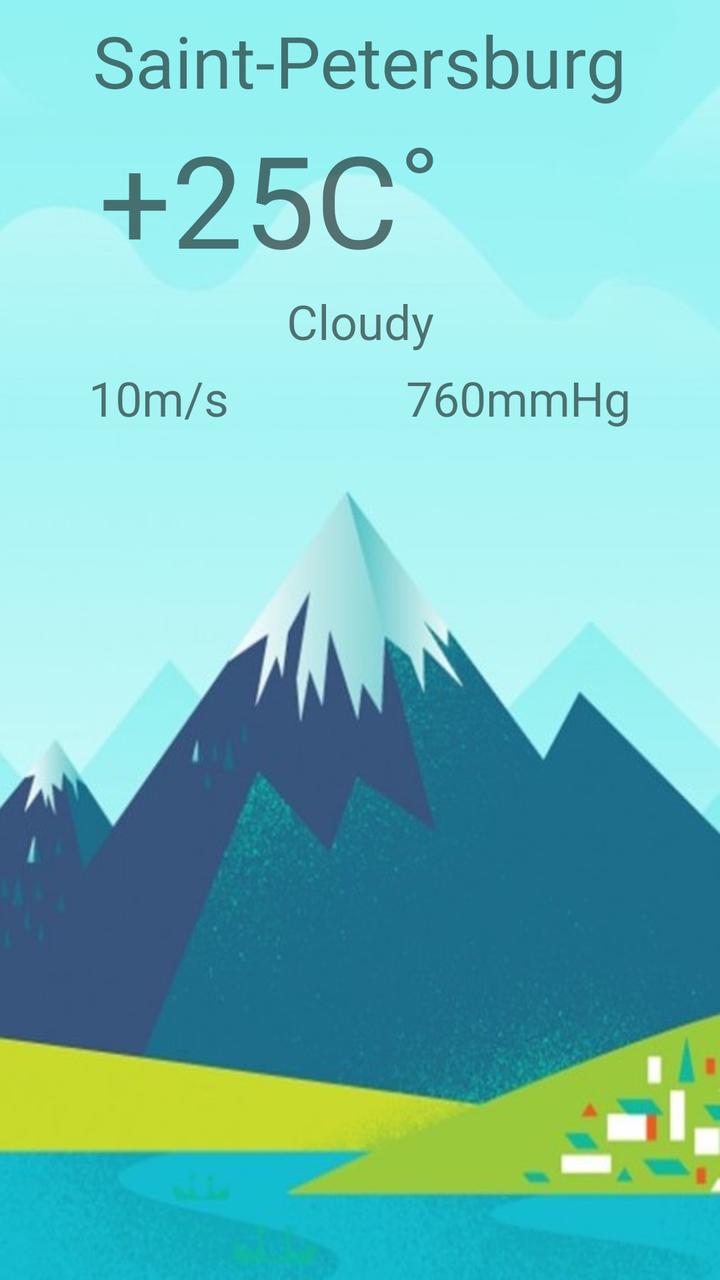
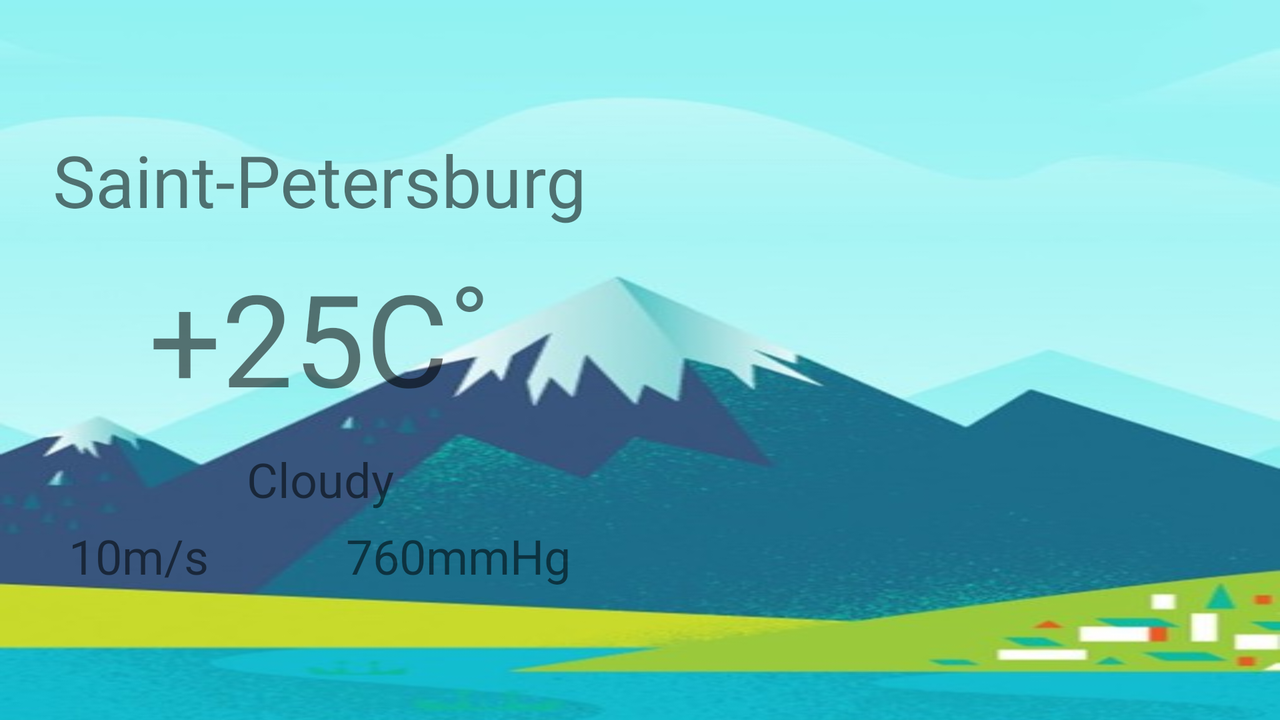

Compare how this app lays out the same screen by default and in its alternative resource folder. The renders come first, then the two layout files and the values they reference.
<!-- AndroidManifest.xml: application theme AppTheme -->
<!-- res/layout/main_display_fragment.xml -->
<?xml version="1.0" encoding="utf-8"?>
<LinearLayout xmlns:android="http://schemas.android.com/apk/res/android"
    xmlns:app="http://schemas.android.com/apk/res-auto"
    android:id="@+id/swipeRefresh"
    android:layout_width="match_parent"
    android:layout_height="match_parent"
    android:orientation="vertical">

    <TextView
        android:id="@+id/mainCity"
        android:layout_width="wrap_content"
        android:layout_height="wrap_content"
        android:layout_gravity="center"
        android:paddingTop="6dp"
        android:text="@string/main_city"
        android:textSize="@dimen/main_city"
        app:layout_constraintBottom_toBottomOf="parent"
        app:layout_constraintLeft_toLeftOf="parent"
        app:layout_constraintRight_toRightOf="parent"
        app:layout_constraintTop_toTopOf="parent" />

    <LinearLayout
        android:layout_width="match_parent"
        android:layout_height="wrap_content"
        android:gravity="center"
        android:orientation="horizontal">

        <TextView
            android:id="@+id/mainTemperature"
            android:layout_width="wrap_content"
            android:layout_height="wrap_content"
            android:text="@string/main_temperature"
            android:textSize="@dimen/main_temperature" />

        <TextView
            android:id="@+id/mainTemperatureName"
            android:layout_width="wrap_content"
            android:layout_height="wrap_content"
            android:text="@string/celsius"
            android:textSize="@dimen/main_temperature" />

        <ImageView
            android:id="@+id/weatherIcon"
            android:layout_width="90dp"
            android:layout_height="90dp"
            android:contentDescription="@string/weatherDescription" />

    </LinearLayout>

    <TextView
        android:id="@+id/weatherDescription"
        android:layout_width="match_parent"
        android:layout_height="wrap_content"
        android:gravity="center"
        android:paddingBottom="6dp"
        android:text="@string/weatherDescription"
        android:textSize="@dimen/item_text_size" />

    <LinearLayout
        android:layout_width="match_parent"
        android:layout_height="wrap_content"
        android:orientation="horizontal"
        android:paddingBottom="10dp">

        <TextView
            android:id="@+id/mainWindPower"
            android:layout_width="wrap_content"
            android:layout_height="wrap_content"
            android:layout_weight="1"
            android:gravity="end"
            android:text="@string/main_wind_power"
            android:textSize="24sp" />

        <TextView
            android:id="@+id/mainWindPowerName"
            android:layout_width="wrap_content"
            android:layout_height="wrap_content"
            android:layout_weight="1"
            android:gravity="start"
            android:text="@string/main_wind_power_name"
            android:textSize="24sp" />

        <TextView
            android:id="@+id/mainPressure"
            android:layout_width="wrap_content"
            android:layout_height="wrap_content"
            android:layout_weight="1"
            android:gravity="end"
            android:text="@string/main_pressure"
            android:textSize="24sp" />

        <TextView
            android:id="@+id/mainPressureName"
            android:layout_width="wrap_content"
            android:layout_height="wrap_content"
            android:layout_weight="1"
            android:gravity="start"
            android:text="@string/main_pressure_name"
            android:textSize="24sp" />

    </LinearLayout>

    <androidx.recyclerview.widget.RecyclerView
        android:id="@+id/weekWeather"
        android:layout_width="match_parent"
        android:layout_height="0dp"
        android:layout_weight="1" />

</LinearLayout>
<!-- resources referenced by this layout -->
<resources>
  <dimen name="item_text_size">24sp</dimen>
  <dimen name="main_city">36sp</dimen>
  <dimen name="main_temperature">64sp</dimen>
  <string name="celsius">C˚</string>
  <string name="main_city">Saint-Petersburg</string>
  <string name="main_pressure">760</string>
  <string name="main_pressure_name">mmHg</string>
  <string name="main_temperature">+25</string>
  <string name="main_wind_power">10</string>
  <string name="main_wind_power_name">m/s</string>
  <string name="weatherDescription">Cloudy</string>
  <style name="AppTheme" parent="Theme.MaterialComponents.Light.DarkActionBar">
          
          <item name="colorPrimary">@color/colorPrimary</item>
          <item name="colorPrimaryDark">@color/colorPrimaryDark</item>
          <item name="colorAccent">@color/colorAccent</item>
          <item name="android:windowBackground">@drawable/back</item>
      </style>
  <color name="colorPrimary">#8CF2F1</color>
  <color name="colorPrimaryDark">#4DB6AC</color>
  <color name="colorAccent">#03DAC5</color>
  <!-- drawable back: jpg bitmap (drawable, 34300 bytes) -->
</resources>
<!-- res/layout-land/main_display_fragment.xml (the repository's variant of the layout above) -->
<!-- drawn on the phone turned sideways -->
<?xml version="1.0" encoding="utf-8"?>
<LinearLayout xmlns:android="http://schemas.android.com/apk/res/android"
    android:layout_width="match_parent"
    android:layout_height="match_parent"
    android:orientation="horizontal">

    <LinearLayout
        android:layout_width="0dp"
        android:layout_height="match_parent"
        android:layout_weight="1"
        android:gravity="center"
        android:orientation="vertical">

        <TextView
            android:id="@+id/mainCity"
            android:layout_width="wrap_content"
            android:layout_height="wrap_content"
            android:text="@string/main_city"
            android:textSize="@dimen/main_city" />

        <LinearLayout
            android:layout_width="wrap_content"
            android:layout_height="wrap_content"
            android:orientation="horizontal">

            <TextView
                android:id="@+id/mainTemperature"
                android:layout_width="wrap_content"
                android:layout_height="wrap_content"
                android:paddingTop="12dp"
                android:paddingBottom="12dp"
                android:text="@string/main_temperature"
                android:textSize="@dimen/main_temperature" />

            <TextView
                android:id="@+id/mainTemperatureName"
                android:layout_width="wrap_content"
                android:layout_height="wrap_content"
                android:text="@string/celsius"
                android:textSize="@dimen/main_temperature" />

        </LinearLayout>

        <TextView
            android:id="@+id/weatherDescription"
            android:layout_width="match_parent"
            android:layout_height="wrap_content"
            android:gravity="center"
            android:paddingBottom="6dp"
            android:text="@string/weatherDescription"
            android:textSize="@dimen/item_text_size" />

        <LinearLayout
            android:layout_width="match_parent"
            android:layout_height="wrap_content"
            android:orientation="horizontal">

            <TextView
                android:id="@+id/mainWindPower"
                android:layout_width="wrap_content"
                android:layout_height="wrap_content"
                android:layout_weight="1"
                android:gravity="end"
                android:text="@string/main_wind_power"
                android:textSize="24sp" />

            <TextView
                android:id="@+id/mainWindPowerName"
                android:layout_width="wrap_content"
                android:layout_height="wrap_content"
                android:layout_weight="1"
                android:gravity="start"
                android:text="@string/main_wind_power_name"
                android:textSize="24sp" />

            <TextView
                android:id="@+id/mainPressure"
                android:layout_width="wrap_content"
                android:layout_height="wrap_content"
                android:layout_weight="1"
                android:gravity="end"
                android:text="@string/main_pressure"
                android:textSize="24sp" />

            <TextView
                android:id="@+id/mainPressureName"
                android:layout_width="wrap_content"
                android:layout_height="wrap_content"
                android:layout_weight="1"
                android:gravity="start"
                android:text="@string/main_pressure_name"
                android:textSize="24sp" />

        </LinearLayout>

    </LinearLayout>

    <androidx.recyclerview.widget.RecyclerView
        android:id="@+id/weekWeather"
        android:layout_width="0dp"
        android:layout_height="match_parent"
        android:layout_weight="1" />

</LinearLayout>
